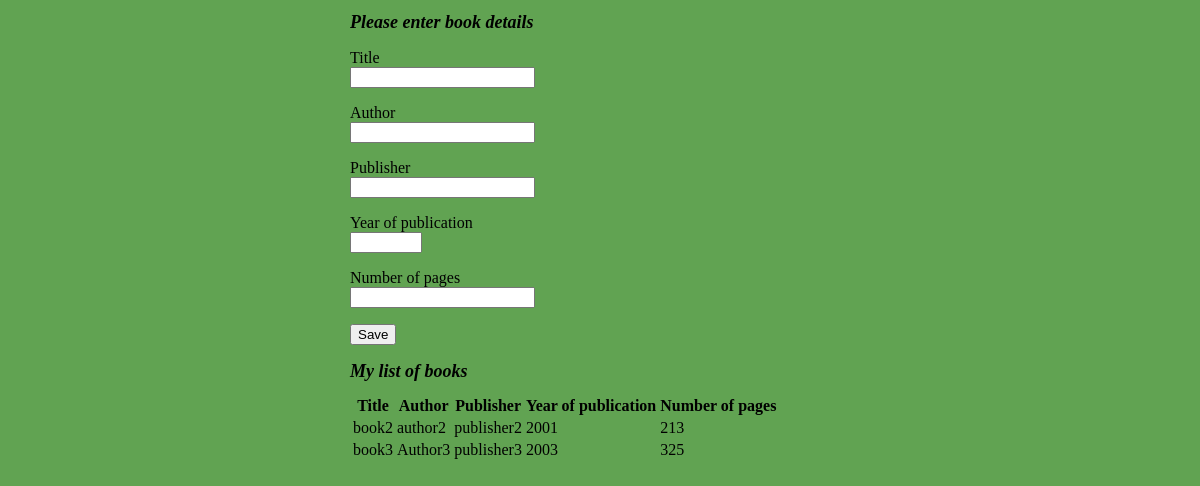
Before: / with the older database file.
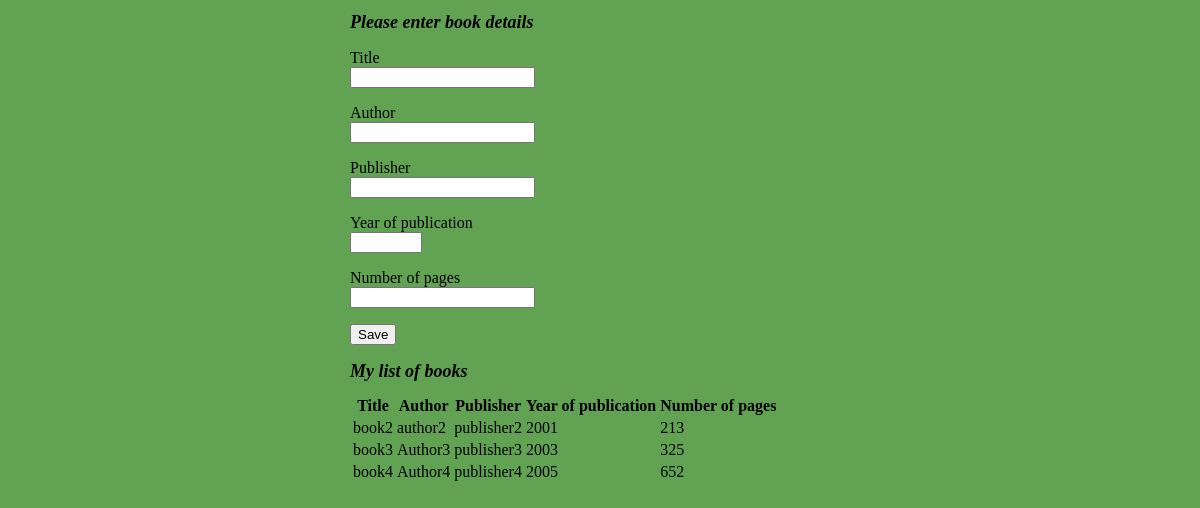
After: the same page with the newer database file.
### app.py (models this page shows, shortened)
class Book(db.Model):
    title = Column(String, primary_key=True)
    author = Column(String)
    publisher = Column(String)
    year = Column(Integer)
    pages = Column(Integer)

### app.py (the view)
@app.route('/', methods=['GET', 'POST'])
def add_book():
    form = BookForm()
    if request.method == 'POST':
        title = request.form['title']
        author = request.form['author']
        publisher = request.form['publisher']
        year = request.form['year']
        pages = request.form['pages']
        db.session.add(Book(title=title, author=author, publisher=publisher, year=year, pages=pages))
        db.session.commit()
        flash('Book added successfully.')
        return redirect('/')
    else:
        books = Book.query.all()
        return render_template('books.html', form=form, books=books)

### app.py
class BookForm(Form):
    title = StringField('Title', [validators.Length(min=1, max=50)])
    author = StringField('Author', [validators.Length(min=1, max=50)])
    publisher = StringField('Publisher', [validators.Length(min=1, max=50)])
    year = IntegerField('Year of publication', [validators.NumberRange(min=1000, max=9999)])
    pages = IntegerField('Number of pages', [validators.NumberRange(min=1)])

### templates/books.html (shortened to what this page needs)
<!DOCTYPE html>
<html>
  <head>
    <link rel="stylesheet" href="static\style.css" />
  </head>
  <body>
    <div>
      <h1>Please enter book details</h1>
      <form method="post">
        <p>
          {{ form.title.label }}<br />
          {{ form.title() }}
        </p>
        <p>
          {{ form.author.label }}<br />
          {{ form.author() }}
        </p>
        <p>
          {{ form.publisher.label }}<br />
          {{ form.publisher() }}
        </p>
        <p>
          {{ form.year.label }}<br />
          {{ form.year() }}
        </p>
        <p>
          {{ form.pages.label }}<br />
          {{ form.pages() }}
        </p>
        <p>
          <input type="submit" value="Save" />
        </p>
      </form>
    </div>
    <div>
      <h1>My list of books</h1>
      <table class="mytable">
        <tr>
          <th>Title</th>
          <th>Author</th>
          <th>Publisher</th>
          <th>Year of publication</th>
          <th>Number of pages</th>
        </tr>
        {% for book in books %}
        <tr>
          <td>{{ book['title'] }}</td>
          <td>{{ book['author'] }}</td>
          <td>{{ book['publisher'] }}</td>
          <td>{{ book['year'] }}</td>
          <td>{{ book['pages'] }}</td>
        </tr>
        {% endfor %}
      </table>
    </div>
  </body>
</html>

### static/style.css (style rules this page uses)
.mytable { margin: 0 auto; display: block; }
body { background-color: rgb(97, 163, 82); width: 500px; margin: 0 auto; }
h1 { font-size: large; font-style: italic; }

Changed rows visible on the page:
added Book: title "book4", author "Author4", publisher "publisher4", year "2005", pages "652"
